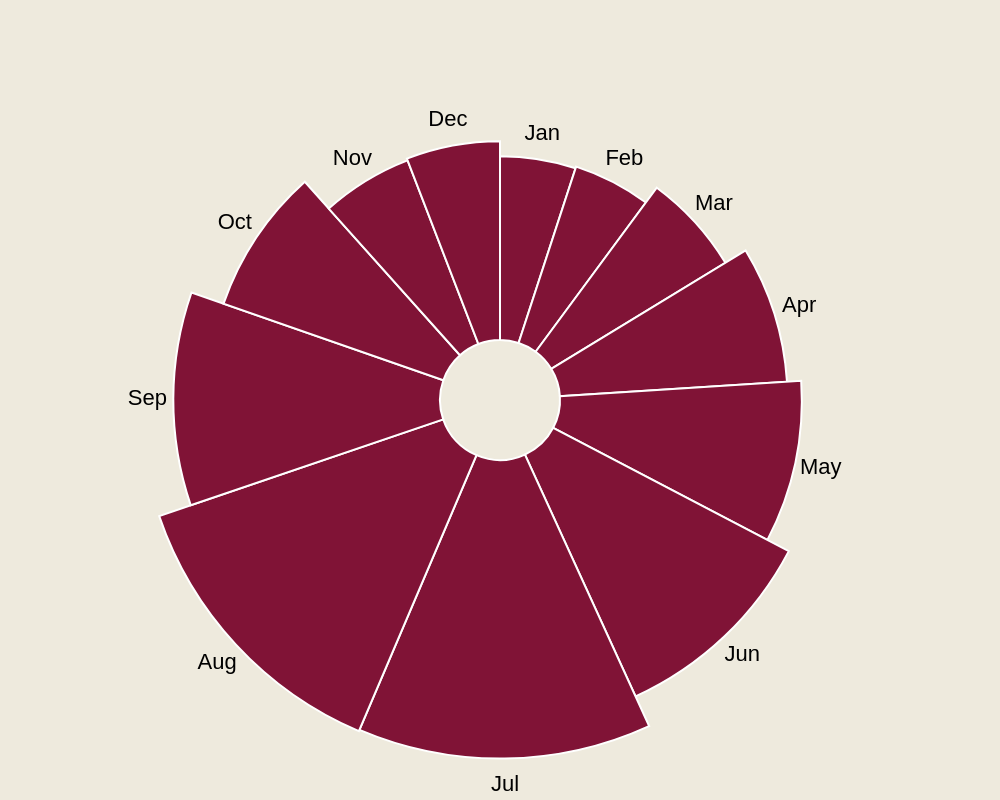

The specification (Vega-Lite) saved for this image:
### Vega specification from a JSON file in a GitHub repository (floating-point values rounded to 4 significant figures)
{"$schema": "https://vega.github.io/schema/vega/v5.json", "width": 500, "height": 400, "background": "#EEEADD", "description": "A basic radial plot that encodes two values as the angle and radius of an arc.", "data": [{"name": "table", "values": [{"category": "Jan", "value": 36995000, "startAngle": 0, "endAngle": 0.3152}, {"category": "Feb", "value": 37692000, "startAngle": 0.3152, "endAngle": 0.6362}, {"category": "Mar", "value": 45518000, "startAngle": 0.6362, "endAngle": 1.024}, {"category": "Apr", "value": 56725000, "startAngle": 1.024, "endAngle": 1.507}, {"category": "May", "value": 64043000, "startAngle": 1.507, "endAngle": 2.053}, {"category": "Jun", "value": 77462000, "startAngle": 2.053, "endAngle": 2.713}, {"category": "Jul", "value": 97635000, "startAngle": 2.713, "endAngle": 3.544}, {"category": "Aug", "value": 98575000, "startAngle": 3.544, "endAngle": 4.384}, {"category": "Sep", "value": 77905000, "startAngle": 4.384, "endAngle": 5.048}, {"category": "Oct", "value": 59350000, "startAngle": 5.048, "endAngle": 5.553}, {"category": "Nov", "value": 42445000, "startAngle": 5.553, "endAngle": 5.915}, {"category": "Dec", "value": 43222000, "startAngle": 5.915, "endAngle": 6.283}], "transform": [{"type": "pie", "field": "value"}]}], "scales": [{"name": "r", "type": "sqrt", "domain": {"data": "table", "field": "value"}, "zero": true, "range": [30, 180]}], "marks": [{"type": "arc", "color": "#4682b4", "from": {"data": "table"}, "encode": {"enter": {"x": {"field": {"group": "width"}, "mult": 0.5}, "y": {"field": {"group": "height"}, "mult": 0.5}, "startAngle": {"field": "startAngle"}, "endAngle": {"field": "endAngle"}, "innerRadius": {"value": 30}, "outerRadius": {"scale": "r", "field": "value"}, "stroke": {"value": "#fff"}, "tooltip": {"field": "value", "type": "quantitative", "title": "Number of tourists"}}, "update": {"fill": {"value": "#801336"}}, "hover": {"fill": {"value": "pink"}}}}, {"type": "text", "from": {"data": "table"}, "encode": {"enter": {"x": {"field": {"group": "width"}, "mult": 0.5}, "y": {"field": {"group": "height"}, "mult": 0.5}, "radius": {"scale": "r", "field": "value", "offset": 13}, "theta": {"signal": "(datum.startAngle + datum.endAngle)/2"}, "fill": {"value": "#000"}, "align": {"value": "center"}, "baseline": {"value": "middle"}, "text": {"field": "category"}}}}]}
